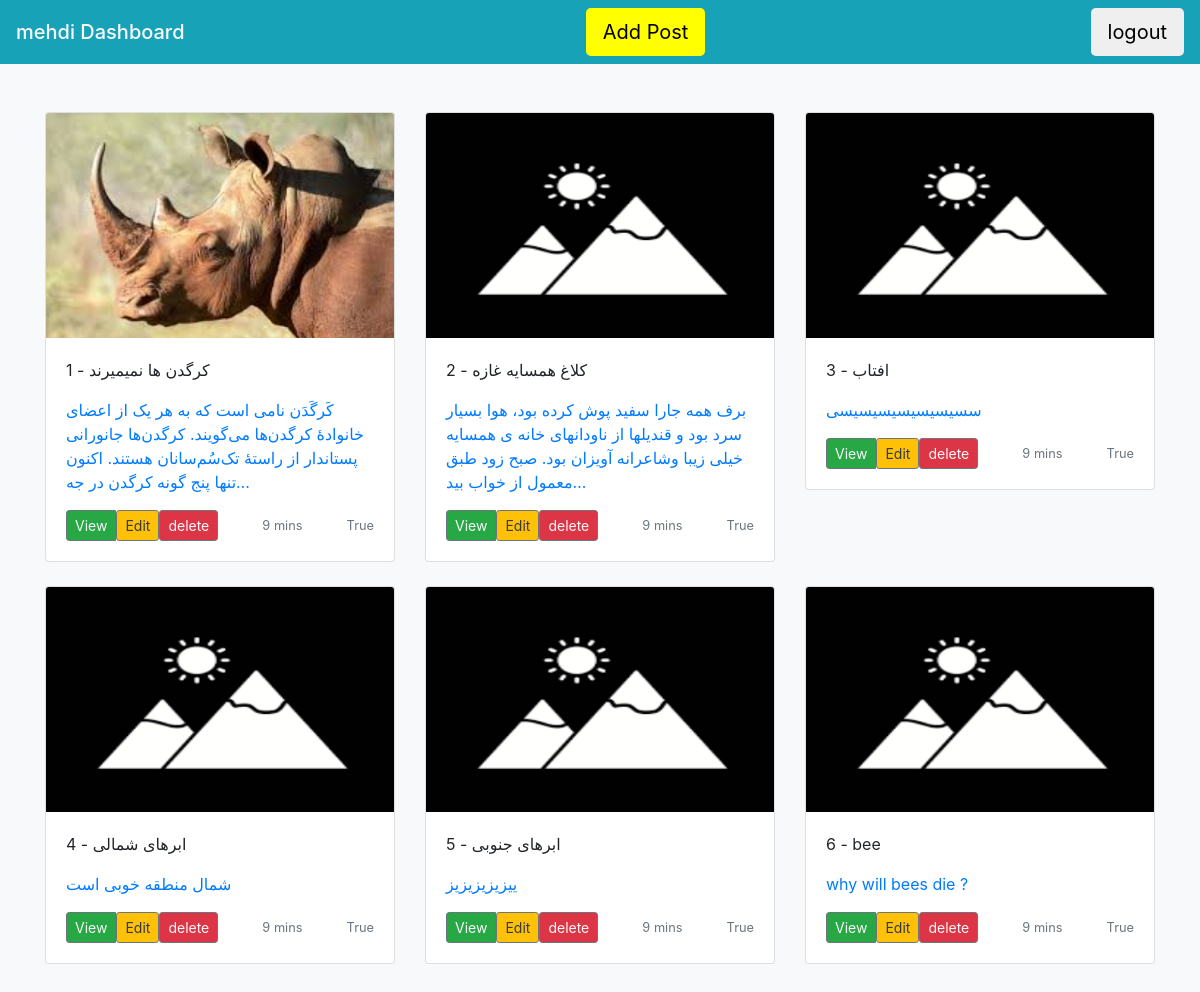
/dashboard/ (signed in), run on an earlier commit of the app's database.
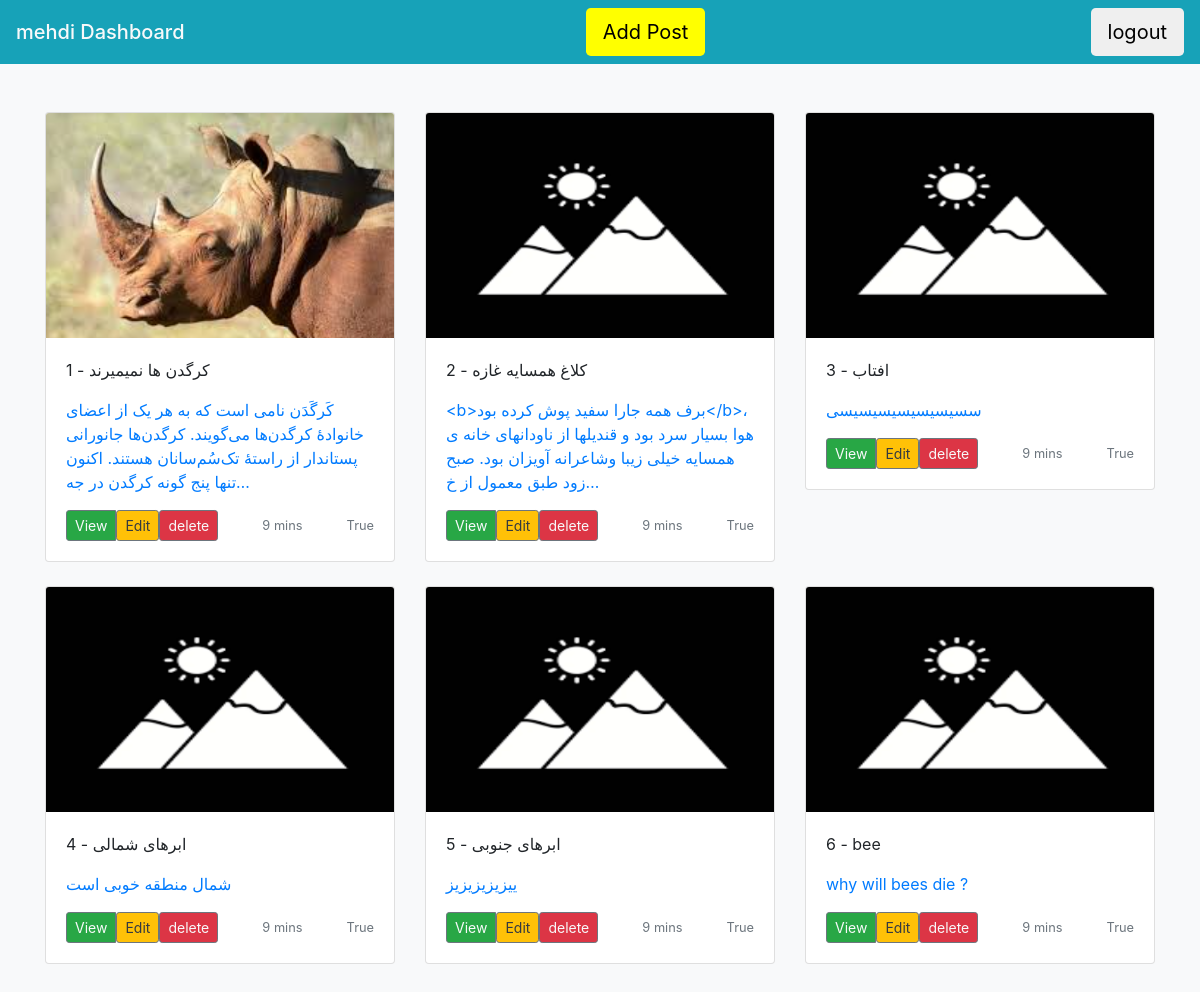
And on a later commit of the database.
### blogs/models.py (models this page shows, shortened)
class Post(models.Model):
  title=models.CharField(max_length=254)
  description=models.TextField()
  active=models.BooleanField(default=False)
  updated_time=models.DateField(auto_now=True)
  created_time=models.DateField(auto_now_add=True)
  author=models.ForeignKey(User,on_delete=models.CASCADE,null=True)
  image=models.ImageField(upload_to='blogs/images/',default="blogs/images/1.png")
  category=models.ManyToManyField("Category")
  breif_description=models.CharField(max_length=80,null=True,blank=True)
  tags = TaggableManager()
  class Meta:
    verbose_name="پست  "
    verbose_name_plural="پست ها "
    ordering=['created_time']

### blogs/views.py (the view)
# urls.py: path('dashboard/',PostList.as_view(),name="dashboard"),
class PostList(UserPassesTestMixin,ListView):
  model=Post
  template_name='blogs/dashboard.html'
  context_object_name='posts'
  def test_func(self):
      return self.request.user.is_superuser

### templates/blogs/dashboard.html (shortened to what this page needs)
<!doctype html>
<html lang="en">
  <head>
    <link rel="stylesheet" href="https://cdn.jsdelivr.net/npm/bootstrap@4.0.0/dist/css/bootstrap.min.css">
  </head>
  <body>
    <nav class="navbar navbar-light bg-info">
      <span class="navbar-brand mb-0 h1 text-light">{{request.user}} Dashboard</span>
     <a href="{% url "blogs:create" %}"><button type="button" class="btn btn-lg" style="background-color:yellow">Add Post </button></a>
<a href="{% url "accounts:logout" %}"><button type="button" class="btn btn-lg">logout</button></a>
    </nav>
    <div class="album py-5 bg-light">
      <div class="container">
        <div class="row">
          {% for post in posts %}
          <div class="col-md-4">
            <div class="card mb-4 box-shadow">
              <img src="{{post.image.url}}" class="card-img-top" data-src="holder.js/100px225?theme=thumb&amp;bg=55595c&amp;fg=eceeef&amp;text=Thumbnail" alt="Thumbnail [100%x225]" data-holder-rendered="true" style="height: 225px; width: 100%; display: block;">
              <div class="card-body">
                <p>{{post.id}} - {{post.title}}</p>
               <a href="{% url "blogs:dashboard-detail" post.pk %}"><p class="card-text">{{post.description | truncatechars:150}}</p></a>
                <div class="d-flex justify-content-between align-items-center mt-3">
                  <div class="btn-group">
                   <a href="{% url "blogs:post-details" num=post.id %}" <button type="button" class="btn btn-sm btn-outline-secondary bg-success text-light">View</button></a>
                   <a href="{% url "blogs:edite" post.pk %}"><button type="button" class="btn btn-sm btn-outline-secondary bg-warning text-dark">Edit</button></a>
                  <a href="{% url "blogs:delete" post.pk %}"> <button type="button" class="btn btn-sm btn-outline-secondary bg-danger text-light">delete</button></a>
                  </div>
                  <small class="text-muted">9 mins</small>
                  <small class="text-muted">{{post.active}}</small>
                </div>
              </div>
            </div>
          </div>
          {% endfor %}
        </div>
      </div>
    </div>
  </body>
</html>

What changed in the data, as far as the page shows it:
changed Post "کلاغ همسایه غازه": description "برف همه جارا سفید پوش کرده بود، هوا بسیار سرد بود و قندیلها از ناودانهای خانه ی همسایه خیلی زیبا وشاعرانه آویزان بود. صبح زود طبق معمول از خواب بید…" → "<b>برف همه جارا سفید پوش کرده بود</b>، هوا بسیار سرد بود و قندیلها از ناودانهای خانه ی همسایه خیلی زیبا وشاعرانه آویزان بود. صبح زود طبق معمول از خ…"
